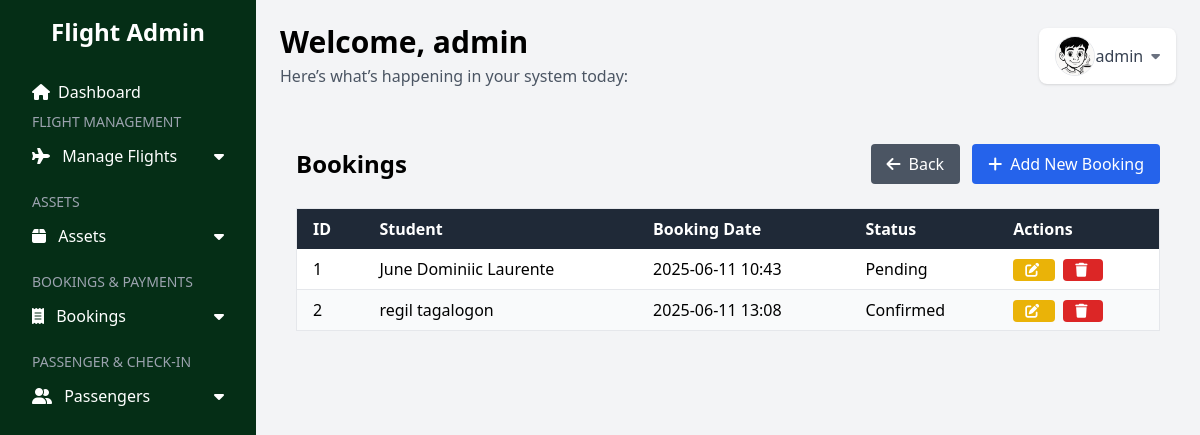
The page /bookings (signed in) on the database its author committed.
### web/models.py (models this page shows)
class User(db.Model, UserMixin):
    id = db.Column(db.Integer, primary_key=True)
    username = db.Column(db.String(225), unique=True, nullable=False)
    password = db.Column(db.String(225), nullable=False)
    profile_image = db.Column(db.String(255), nullable=True, default='default.png')  # default image

class Booking(db.Model):
    __tablename__ = 'booking'
    id = db.Column(db.Integer, primary_key=True)
    student_id = db.Column(db.Integer, db.ForeignKey('student.id'), nullable=False)
    reference = db.Column(db.String(10), unique=True, nullable=False)
    booking_date = db.Column(db.DateTime, default=func.now())
    total_amount = db.Column(db.Float, nullable=False)
    status = db.Column(db.String(20), default='Confirmed')
    payment_status = db.Column(db.String(20), default='Pending')
    student = db.relationship('Student', back_populates='bookings')
    details = db.relationship('BookingDetail', back_populates='booking')
    payments = db.relationship('Payment', back_populates='booking')

class Student(db.Model, UserMixin):
    __tablename__ = 'student'
    id = db.Column(db.Integer, primary_key=True)
    username = db.Column(db.String(50), unique=True, nullable=False)
    password = db.Column(db.String(255), nullable=False)
    email = db.Column(db.String(100), unique=True, nullable=False)
    first_name = db.Column(db.String(50), nullable=False)
    last_name = db.Column(db.String(50), nullable=False)
    date_of_birth = db.Column(db.Date)
    phone_number = db.Column(db.String(20))
    address = db.Column(db.Text)
    created_at = db.Column(db.DateTime, default=func.now())
    updated_at = db.Column(db.DateTime, default=func.now(), onupdate=func.now())
    bookings = db.relationship('Booking', back_populates='student')

### web/views.py (the view)
@views.route('/bookings')
@login_required
def bookings():
    all_bookings = Booking.query.all()
    return render_template('booking_payment/bookings.html', bookings=all_bookings)

### web/__init__.py (called while the page is built)
def create_app():
    app = Flask(__name__)
    app.config['SECRET_KEY'] = "secret_key"
    app.config['SQLALCHEMY_DATABASE_URI'] = f'sqlite:///{DB_NAME}'
    db.init_app(app)
    from .views import views
    from .auth import auth
    app.register_blueprint(views, url_prefix="/")
    app.register_blueprint(auth, url_prefix="/")
    from .models import User
    create_database(app)
    login_manager = LoginManager()
    login_manager.login_view = 'auth.login'
    login_manager.init_app(app)
    @login_manager.user_loader
    def load_user(id):
        return User.query.get(int(id))
    return app

### web/templates/booking_payment/bookings.html
{% extends 'base.html' %}
{% block content %}
<div class="max-w-6xl mx-auto px-4 py-8">
    <div class="flex flex-wrap justify-between items-center mb-6">
        <h2 class="text-2xl font-bold">Bookings</h2>
        <div class="flex gap-3 mt-4 md:mt-0">
            <a href="{{ url_for('views.dashboard') }}" class="inline-flex items-center bg-gray-600 hover:bg-gray-700 text-white px-4 py-2 rounded">
                <i class="fas fa-arrow-left mr-2"></i> Back
            </a>
            <a href="{{ url_for('views.add_booking') }}" class="inline-flex items-center bg-blue-600 hover:bg-blue-700 text-white px-4 py-2 rounded">
                <i class="fas fa-plus mr-2"></i> Add New Booking
            </a>
        </div>
    </div>
    <div class="overflow-x-auto">
        <table class="min-w-full bg-white shadow border rounded-lg">
            <thead class="bg-gray-800 text-white">
                <tr>
                    <th class="px-4 py-2 text-left">ID</th>
                    <th class="px-4 py-2 text-left">Student</th>
                    <th class="px-4 py-2 text-left">Booking Date</th>
                    <th class="px-4 py-2 text-left">Status</th>
                    <th class="px-4 py-2 text-left">Actions</th>
                </tr>
            </thead>
            <tbody class="divide-y divide-gray-200">
                {% for booking in bookings %}
                <tr class="hover:bg-gray-100 even:bg-gray-50">
                    <td class="px-4 py-2">{{ booking.id }}</td>
                    <td class="px-4 py-2">{{ booking.student.first_name }} {{ booking.student.last_name }}</td>
                    <td class="px-4 py-2">{{ booking.booking_date.strftime('%Y-%m-%d %H:%M') }}</td>
                    <td class="px-4 py-2">{{ booking.status }}</td>
                    <td class="px-4 py-2 space-x-2">
                        <a href="{{ url_for('views.edit_booking', id=booking.id) }}" class="inline-flex items-center px-3 py-1 bg-yellow-500 hover:bg-yellow-600 text-white rounded text-sm">
                            <i class="fas fa-edit mr-1"></i>
                        <a href="{{ url_for('views.delete_booking', id=booking.id) }}" onclick="return confirm('Are you sure to delete this booking?');" class="inline-flex items-center px-3 py-1 bg-red-600 hover:bg-red-700 text-white rounded text-sm">
                            <i class="fas fa-trash mr-1"></i>
                        </a>
                    </td>
                </tr>
                {% else %}
                <tr>
                    <td colspan="5" class="px-4 py-4 text-center text-gray-500">No bookings found.</td>
                </tr>
                {% endfor %}
            </tbody>
        </table>
    </div>
</div>
{% endblock %}

### web/templates/base.html (shortened to what this page needs)
<!DOCTYPE html>
<html lang="en">
<head>
  <script src="https://cdn.tailwindcss.com"></script>
  <link href="https://cdnjs.cloudflare.com/ajax/libs/font-awesome/6.4.0/css/all.min.css" rel="stylesheet">
</head>
<body class="h-screen bg-gray-100 flex">
  <nav class="w-64 bg-green-950 text-white flex flex-col p-4 fixed h-full overflow-y-auto">
    <h4 class="text-center text-2xl font-bold mb-6">Flight Admin</h4>
    <a href="{{ url_for('views.dashboard') }}" class="flex justify-between items-center py-2 px-4 hover:bg-gray-700 rounded">
      <span class="flex items-center">
        <i class="fas fa-home mr-2"></i> Dashboard
      </span>
    </a>
    <div class="text-sm uppercase text-gray-400 px-4 mb-1">Flight Management</div>
    <button class="w-full text-left px-4 py-2 hover:bg-gray-700 flex justify-between items-center" onclick="toggleMenu('flightMgmt')">
      <span><i class="fas fa-plane mr-2"></i> Manage Flights</span><i class="fas fa-caret-down"></i>
    </button>
    <div class="text-sm uppercase text-gray-400 px-4 mt-4 mb-1">Assets</div>
    <button class="w-full text-left px-4 py-2 hover:bg-gray-700 flex justify-between items-center" onclick="toggleMenu('assets')">
      <span><i class="fas fa-box mr-2"></i> Assets</span><i class="fas fa-caret-down"></i>
    </button>
    <div class="text-sm uppercase text-gray-400 px-4 mt-4 mb-1">Bookings & Payments</div>
    <button class="w-full text-left px-4 py-2 hover:bg-gray-700 flex justify-between items-center" onclick="toggleMenu('bookings')">
      <span><i class="fas fa-receipt mr-2"></i> Bookings</span><i class="fas fa-caret-down"></i>
    </button>
    <div class="text-sm uppercase text-gray-400 px-4 mt-4 mb-1">Passenger & Check-In</div>
    <button class="w-full text-left px-4 py-2 hover:bg-gray-700 flex justify-between items-center" onclick="toggleMenu('passenger')">
      <span><i class="fas fa-user-friends mr-2"></i> Passengers</span><i class="fas fa-caret-down"></i>
    </button>
  </nav>
  <main class="ml-64 p-6 w-full overflow-y-auto">
    <div class="mb-6 flex justify-between items-center">
      <div>
        <h1 class="text-3xl font-bold mb-1">Welcome, {{ current_user.username }}</h1>
        <p class="text-gray-600">Here’s what’s happening in your system today:</p>
      </div>
      <div class="relative">
        <button onclick="toggleMenu('profileMenu')" class="flex items-center bg-white px-4 py-2 rounded-lg shadow hover:shadow-md transition">
          <img src="{{ url_for('static', filename='uploads/' + current_user.profile_image) }}"
            class="w-10 h-10 rounded-full object-cover border" alt="Profile Image">
          <span class="text-gray-700 font-medium">{{ current_user.username }}</span>
          <i class="fas fa-caret-down ml-2 text-sm text-gray-500"></i>
        </button>
      </div>
    </div>
    {% block content %}
    {% endblock %}
  </main>
</body>
</html>

### rows shown on the page
User: username "admin", profile_image (picture)
Booking: id "1", student.first_name "June Dominiic", student.last_name "Laurente", booking_date "2025-06-11 10:43", status "Pending"
Booking: id "2", student.first_name "regil", student.last_name "tagalogon", booking_date "2025-06-11 13:08", status "Confirmed"
